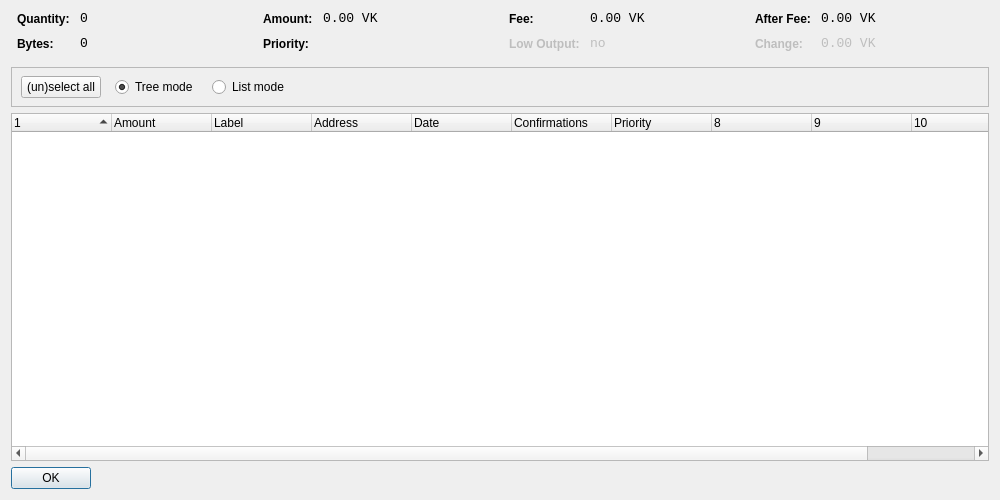
<?xml version="1.0" encoding="UTF-8"?>
<ui version="4.0">
 <class>CoinControlDialog</class>
 <widget class="QDialog" name="CoinControlDialog">
  <property name="geometry">
   <rect>
    <x>0</x>
    <y>0</y>
    <width>1000</width>
    <height>500</height>
   </rect>
  </property>
  <property name="windowTitle">
   <string>Coin Control</string>
  </property>
  <layout class="QVBoxLayout" name="verticalLayout">
   <item>
    <layout class="QHBoxLayout" name="horizontalLayoutTop" stretch="0,0,0,0">
     <property name="topMargin">
      <number>0</number>
     </property>
     <property name="bottomMargin">
      <number>10</number>
     </property>
     <item>
      <layout class="QFormLayout" name="formLayoutCoinControl1">
       <property name="horizontalSpacing">
        <number>10</number>
       </property>
       <property name="verticalSpacing">
        <number>10</number>
       </property>
       <property name="leftMargin">
        <number>6</number>
       </property>
       <property name="rightMargin">
        <number>6</number>
       </property>
       <item row="0" column="0">
        <widget class="QLabel" name="labelCoinControlQuantityText">
         <property name="styleSheet">
          <string notr="true">font-weight:bold;</string>
         </property>
         <property name="text">
          <string>Quantity:</string>
         </property>
        </widget>
       </item>
       <item row="0" column="1">
        <widget class="QLabel" name="labelCoinControlQuantity">
         <property name="font">
          <font>
           <family>Monospace</family>
           <pointsize>10</pointsize>
          </font>
         </property>
         <property name="cursor">
          <cursorShape>IBeamCursor</cursorShape>
         </property>
         <property name="contextMenuPolicy">
          <enum>Qt::ActionsContextMenu</enum>
         </property>
         <property name="text">
          <string notr="true">0</string>
         </property>
         <property name="textInteractionFlags">
          <set>Qt::LinksAccessibleByMouse|Qt::TextSelectableByKeyboard|Qt::TextSelectableByMouse</set>
         </property>
        </widget>
       </item>
       <item row="1" column="0">
        <widget class="QLabel" name="labelCoinControlBytesText">
         <property name="styleSheet">
          <string notr="true">font-weight:bold;</string>
         </property>
         <property name="text">
          <string>Bytes:</string>
         </property>
        </widget>
       </item>
       <item row="1" column="1">
        <widget class="QLabel" name="labelCoinControlBytes">
         <property name="font">
          <font>
           <family>Monospace</family>
           <pointsize>10</pointsize>
          </font>
         </property>
         <property name="cursor">
          <cursorShape>IBeamCursor</cursorShape>
         </property>
         <property name="contextMenuPolicy">
          <enum>Qt::ActionsContextMenu</enum>
         </property>
         <property name="text">
          <string notr="true">0</string>
         </property>
         <property name="textInteractionFlags">
          <set>Qt::LinksAccessibleByMouse|Qt::TextSelectableByKeyboard|Qt::TextSelectableByMouse</set>
         </property>
        </widget>
       </item>
      </layout>
     </item>
     <item>
      <layout class="QFormLayout" name="formLayoutCoinControl2">
       <property name="horizontalSpacing">
        <number>10</number>
       </property>
       <property name="verticalSpacing">
        <number>10</number>
       </property>
       <property name="leftMargin">
        <number>6</number>
       </property>
       <property name="rightMargin">
        <number>6</number>
       </property>
       <item row="0" column="0">
        <widget class="QLabel" name="labelCoinControlAmountText">
         <property name="styleSheet">
          <string notr="true">font-weight:bold;</string>
         </property>
         <property name="text">
          <string>Amount:</string>
         </property>
        </widget>
       </item>
       <item row="0" column="1">
        <widget class="QLabel" name="labelCoinControlAmount">
         <property name="font">
          <font>
           <family>Monospace</family>
           <pointsize>10</pointsize>
          </font>
         </property>
         <property name="cursor">
          <cursorShape>IBeamCursor</cursorShape>
         </property>
         <property name="contextMenuPolicy">
          <enum>Qt::ActionsContextMenu</enum>
         </property>
         <property name="text">
          <string notr="true">0.00 VK</string>
         </property>
         <property name="textInteractionFlags">
          <set>Qt::LinksAccessibleByMouse|Qt::TextSelectableByKeyboard|Qt::TextSelectableByMouse</set>
         </property>
        </widget>
       </item>
       <item row="1" column="0">
        <widget class="QLabel" name="labelCoinControlPriorityText">
         <property name="styleSheet">
          <string notr="true">font-weight:bold;</string>
         </property>
         <property name="text">
          <string>Priority:</string>
         </property>
        </widget>
       </item>
       <item row="1" column="1">
        <widget class="QLabel" name="labelCoinControlPriority">
         <property name="font">
          <font>
           <family>Monospace</family>
           <pointsize>10</pointsize>
          </font>
         </property>
         <property name="cursor">
          <cursorShape>IBeamCursor</cursorShape>
         </property>
         <property name="contextMenuPolicy">
          <enum>Qt::ActionsContextMenu</enum>
         </property>
         <property name="text">
          <string/>
         </property>
         <property name="textInteractionFlags">
          <set>Qt::LinksAccessibleByMouse|Qt::TextSelectableByKeyboard|Qt::TextSelectableByMouse</set>
         </property>
        </widget>
       </item>
      </layout>
     </item>
     <item>
      <layout class="QFormLayout" name="formLayoutCoinControl3">
       <property name="horizontalSpacing">
        <number>10</number>
       </property>
       <property name="verticalSpacing">
        <number>10</number>
       </property>
       <property name="leftMargin">
        <number>6</number>
       </property>
       <property name="rightMargin">
        <number>6</number>
       </property>
       <item row="0" column="0">
        <widget class="QLabel" name="labelCoinControlFeeText">
         <property name="styleSheet">
          <string notr="true">font-weight:bold;</string>
         </property>
         <property name="text">
          <string>Fee:</string>
         </property>
        </widget>
       </item>
       <item row="0" column="1">
        <widget class="QLabel" name="labelCoinControlFee">
         <property name="font">
          <font>
           <family>Monospace</family>
           <pointsize>10</pointsize>
          </font>
         </property>
         <property name="cursor">
          <cursorShape>IBeamCursor</cursorShape>
         </property>
         <property name="contextMenuPolicy">
          <enum>Qt::ActionsContextMenu</enum>
         </property>
         <property name="text">
          <string notr="true">0.00 VK</string>
         </property>
         <property name="textInteractionFlags">
          <set>Qt::LinksAccessibleByMouse|Qt::TextSelectableByKeyboard|Qt::TextSelectableByMouse</set>
         </property>
        </widget>
       </item>
       <item row="1" column="0">
        <widget class="QLabel" name="labelCoinControlLowOutputText">
         <property name="enabled">
          <bool>false</bool>
         </property>
         <property name="styleSheet">
          <string notr="true">font-weight:bold;</string>
         </property>
         <property name="text">
          <string>Low Output:</string>
         </property>
        </widget>
       </item>
       <item row="1" column="1">
        <widget class="QLabel" name="labelCoinControlLowOutput">
         <property name="enabled">
          <bool>false</bool>
         </property>
         <property name="font">
          <font>
           <family>Monospace</family>
           <pointsize>10</pointsize>
          </font>
         </property>
         <property name="cursor">
          <cursorShape>IBeamCursor</cursorShape>
         </property>
         <property name="contextMenuPolicy">
          <enum>Qt::ActionsContextMenu</enum>
         </property>
         <property name="text">
          <string notr="true">no</string>
         </property>
         <property name="textInteractionFlags">
          <set>Qt::LinksAccessibleByMouse|Qt::TextSelectableByKeyboard|Qt::TextSelectableByMouse</set>
         </property>
        </widget>
       </item>
      </layout>
     </item>
     <item>
      <layout class="QFormLayout" name="formLayoutCoinControl4">
       <property name="horizontalSpacing">
        <number>10</number>
       </property>
       <property name="verticalSpacing">
        <number>10</number>
       </property>
       <property name="leftMargin">
        <number>6</number>
       </property>
       <property name="rightMargin">
        <number>6</number>
       </property>
       <item row="0" column="0">
        <widget class="QLabel" name="labelCoinControlAfterFeeText">
         <property name="styleSheet">
          <string notr="true">font-weight:bold;</string>
         </property>
         <property name="text">
          <string>After Fee:</string>
         </property>
        </widget>
       </item>
       <item row="0" column="1">
        <widget class="QLabel" name="labelCoinControlAfterFee">
         <property name="font">
          <font>
           <family>Monospace</family>
           <pointsize>10</pointsize>
          </font>
         </property>
         <property name="cursor">
          <cursorShape>IBeamCursor</cursorShape>
         </property>
         <property name="contextMenuPolicy">
          <enum>Qt::ActionsContextMenu</enum>
         </property>
         <property name="text">
          <string notr="true">0.00 VK</string>
         </property>
         <property name="textInteractionFlags">
          <set>Qt::LinksAccessibleByMouse|Qt::TextSelectableByKeyboard|Qt::TextSelectableByMouse</set>
         </property>
        </widget>
       </item>
       <item row="1" column="0">
        <widget class="QLabel" name="labelCoinControlChangeText">
         <property name="enabled">
          <bool>false</bool>
         </property>
         <property name="styleSheet">
          <string notr="true">font-weight:bold;</string>
         </property>
         <property name="text">
          <string>Change:</string>
         </property>
        </widget>
       </item>
       <item row="1" column="1">
        <widget class="QLabel" name="labelCoinControlChange">
         <property name="enabled">
          <bool>false</bool>
         </property>
         <property name="font">
          <font>
           <family>Monospace</family>
           <pointsize>10</pointsize>
          </font>
         </property>
         <property name="cursor">
          <cursorShape>IBeamCursor</cursorShape>
         </property>
         <property name="contextMenuPolicy">
          <enum>Qt::ActionsContextMenu</enum>
         </property>
         <property name="text">
          <string notr="true">0.00 VK</string>
         </property>
         <property name="textInteractionFlags">
          <set>Qt::LinksAccessibleByMouse|Qt::TextSelectableByKeyboard|Qt::TextSelectableByMouse</set>
         </property>
        </widget>
       </item>
      </layout>
     </item>
    </layout>
   </item>
   <item>
    <widget class="QFrame" name="frame">
     <property name="minimumSize">
      <size>
       <width>0</width>
       <height>40</height>
      </size>
     </property>
     <property name="frameShape">
      <enum>QFrame::StyledPanel</enum>
     </property>
     <property name="frameShadow">
      <enum>QFrame::Sunken</enum>
     </property>
     <widget class="QWidget" name="horizontalLayoutWidget">
      <property name="geometry">
       <rect>
        <x>10</x>
        <y>0</y>
        <width>781</width>
        <height>41</height>
       </rect>
      </property>
      <layout class="QHBoxLayout" name="horizontalLayoutPanel" stretch="0,0,0,0,0">
       <property name="spacing">
        <number>14</number>
       </property>
       <item>
        <widget class="QPushButton" name="pushButtonSelectAll">
         <property name="sizePolicy">
          <sizepolicy hsizetype="Maximum" vsizetype="Fixed">
           <horstretch>0</horstretch>
           <verstretch>0</verstretch>
          </sizepolicy>
         </property>
         <property name="text">
          <string>(un)select all</string>
         </property>
        </widget>
       </item>
       <item>
        <widget class="QRadioButton" name="radioTreeMode">
         <property name="sizePolicy">
          <sizepolicy hsizetype="Maximum" vsizetype="Fixed">
           <horstretch>0</horstretch>
           <verstretch>0</verstretch>
          </sizepolicy>
         </property>
         <property name="text">
          <string>Tree mode</string>
         </property>
         <property name="checked">
          <bool>true</bool>
         </property>
        </widget>
       </item>
       <item>
        <widget class="QRadioButton" name="radioListMode">
         <property name="sizePolicy">
          <sizepolicy hsizetype="Maximum" vsizetype="Fixed">
           <horstretch>0</horstretch>
           <verstretch>0</verstretch>
          </sizepolicy>
         </property>
         <property name="text">
          <string>List mode</string>
         </property>
        </widget>
       </item>
       <item>
        <spacer name="horizontalSpacer">
         <property name="orientation">
          <enum>Qt::Horizontal</enum>
         </property>
         <property name="sizeHint" stdset="0">
          <size>
           <width>40</width>
           <height>20</height>
          </size>
         </property>
        </spacer>
       </item>
      </layout>
     </widget>
    </widget>
   </item>
   <item>
    <widget class="CoinControlTreeWidget" name="treeWidget">
     <property name="contextMenuPolicy">
      <enum>Qt::CustomContextMenu</enum>
     </property>
     <property name="sortingEnabled">
      <bool>false</bool>
     </property>
     <property name="columnCount">
      <number>11</number>
     </property>
     <attribute name="headerShowSortIndicator" stdset="0">
      <bool>true</bool>
     </attribute>
     <attribute name="headerStretchLastSection">
      <bool>false</bool>
     </attribute>
     <column>
      <property name="text">
       <string/>
      </property>
     </column>
     <column>
      <property name="text">
       <string>Amount</string>
      </property>
     </column>
     <column>
      <property name="text">
       <string>Label</string>
      </property>
     </column>
     <column>
      <property name="text">
       <string>Address</string>
      </property>
     </column>
     <column>
      <property name="text">
       <string>Date</string>
      </property>
     </column>
     <column>
      <property name="text">
       <string>Confirmations</string>
      </property>
      <property name="toolTip">
       <string>Confirmed</string>
      </property>
     </column>
     <column>
      <property name="text">
       <string>Priority</string>
      </property>
     </column>
     <column>
      <property name="text">
       <string/>
      </property>
     </column>
     <column>
      <property name="text">
       <string/>
      </property>
     </column>
     <column>
      <property name="text">
       <string/>
      </property>
     </column>
     <column>
      <property name="text">
       <string/>
      </property>
     </column>
    </widget>
   </item>
   <item>
    <widget class="QDialogButtonBox" name="buttonBox">
     <property name="sizePolicy">
      <sizepolicy hsizetype="Maximum" vsizetype="Fixed">
       <horstretch>0</horstretch>
       <verstretch>0</verstretch>
      </sizepolicy>
     </property>
     <property name="orientation">
      <enum>Qt::Horizontal</enum>
     </property>
     <property name="standardButtons">
      <set>QDialogButtonBox::Ok</set>
     </property>
    </widget>
   </item>
  </layout>
 </widget>
 <customwidgets>
  <customwidget>
   <class>CoinControlTreeWidget</class>
   <extends>QTreeWidget</extends>
   <header>coincontroltreewidget.h</header>
  </customwidget>
 </customwidgets>
 <resources/>
 <connections/>
</ui>
